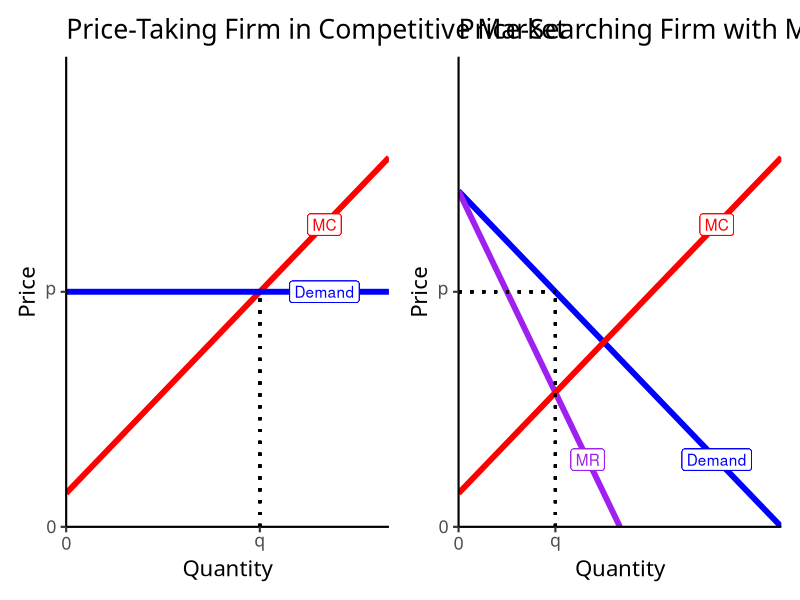
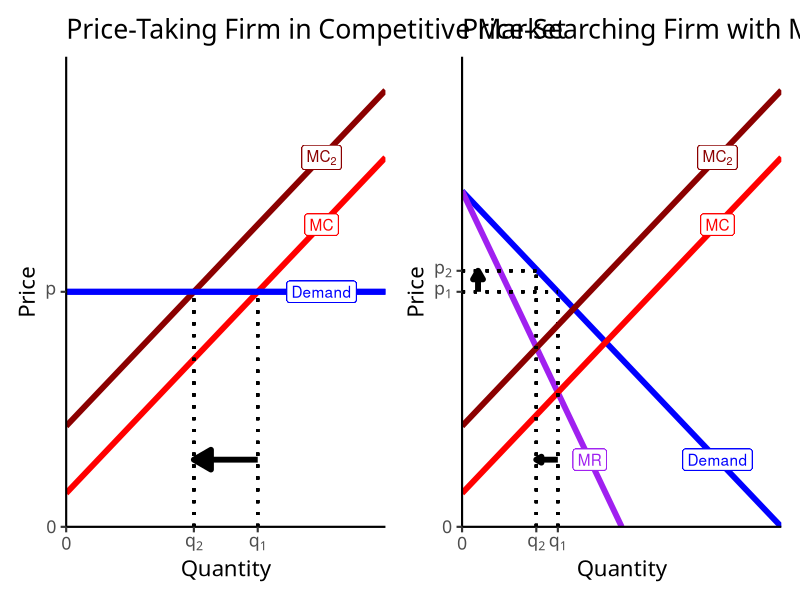
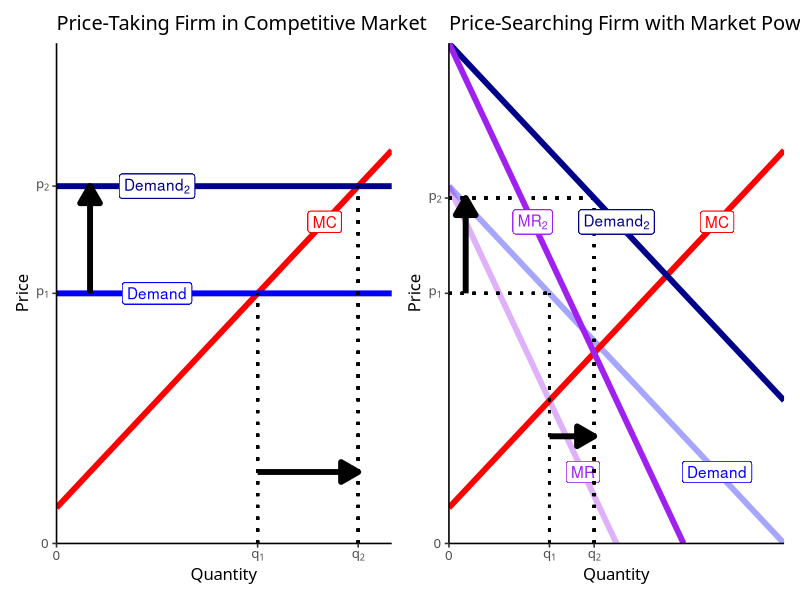
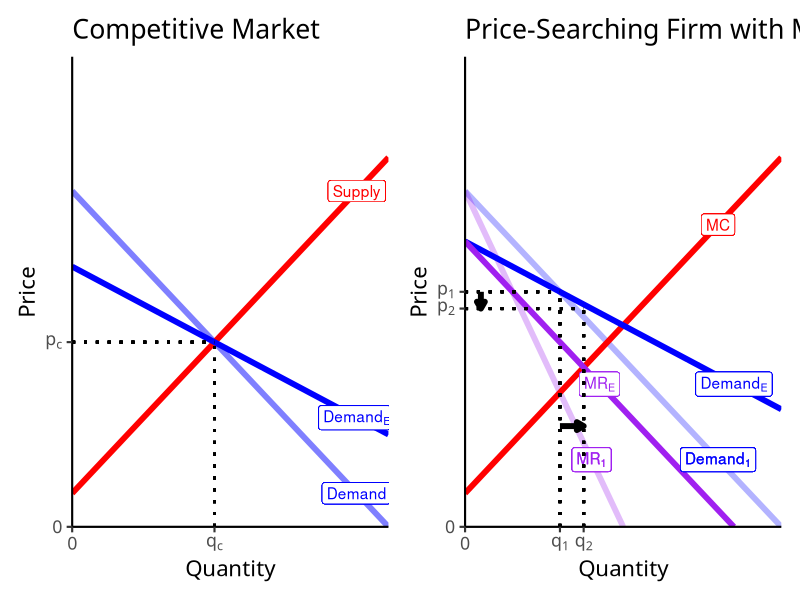

These figures' R source, in order:
## ---- chunk 1
#| echo: false
#| warning: false
#| message: false
library(tidyverse)
library(ggrepel)
knitr::opts_chunk$set(message = F,
                      warning = F,
                      echo = F,
                      fig.retina = 3,
                      fig.align = "center")
## ---- chunk 2
demand_1=function(x){10-x}
mr_1=function(x){10-2*x}

demand_2=function(x){16-x}
mr_2=function(x){16-2*x}

mc_m=function(x){x+1}
mc_c=function(x){2*x+1}

pc<-ggplot(data=tibble(x=1:10), aes(x=x))+
  stat_function(fun=mc_m, geom="line", size=2, color="red")+
  geom_label(x=8,y=mc_m(8), color="red", label=expression(MC))+
  geom_hline(yintercept=7, size = 2, color = "blue")+
  geom_label(x=8,y=7, color="blue", label="Demand")+
  geom_segment(x=6,xend=6, y=0, yend=7, size=1, linetype="dotted")+
  scale_x_continuous(breaks = c(0,6),
                     labels = c(0,expression(q)),
                     limits = c(0,10),
                     expand=c(0,0))+
  scale_y_continuous(breaks = c(0,7),
                     labels = c(0,expression(p)),
                     limits = c(0,14),
                     expand=c(0,0))+
  theme_classic(base_family = "Fira Sans Condensed", base_size=16)+
  labs(x = "Quantity",
       y = "Price",
       title = "Price-Taking Firm in Competitive Market")

mp<-ggplot(data=tibble(x=1:10), aes(x=x))+
  stat_function(fun=demand_1, geom="line", size=2, color="blue")+
  stat_function(fun=mr_1, geom="line", size=2, color="purple")+
  stat_function(fun=mc_m, geom="line", size=2, color="red")+
  #stat_function(fun=mc_c, geom="line", size=2, color="red")+

  
  geom_label(x=8,y=demand_1(8), color="blue", label="Demand")+
  geom_label(x=4,y=mr_1(4), color="purple", label=expression(MR))+
  geom_label(x=8,y=mc_m(8), color="red", label=expression(MC))+
  #geom_label(x=4,y=mc_c(4), color="red", label=expression(MC[c]))+
  
  geom_segment(x=3,xend=3, y=0, yend=7, size=1, linetype="dotted")+
  geom_segment(x=0,xend=3, y=7, yend=7, size=1, linetype="dotted")+

  scale_x_continuous(breaks = c(0,3),
                     labels = c(0,expression(q)),
                     limits = c(0,10),
                     expand=c(0,0))+
  scale_y_continuous(breaks = c(0,7),
                     labels = c(0,expression(p)),
                     limits = c(0,14),
                     expand=c(0,0))+
  theme_classic(base_family = "Fira Sans Condensed", base_size=16)+
  labs(x = "Quantity",
       y = "Price",
       title = "Price-Searching Firm with Market Power")

library(patchwork)
pc | mp
## ---- chunk 3
mc_m2=function(x){x+1+2}
mc_c=function(x){2*x+1}

pc2 <- pc +
  stat_function(fun=mc_m2, geom="line", size=2, color="darkred")+
  geom_label(x=8,y=mc_m2(8), color="darkred", label=expression(MC[2]))+
  geom_hline(yintercept=7, size = 2, color = "blue")+
  geom_label(x=8,y=7, color="blue", label="Demand")+
  geom_segment(x=4,xend=4, y=0, yend=7, size=1, linetype="dotted")+
  
  annotate("segment", x = 6, xend = 4, y = 2, yend = 2, colour = "black", size=2, alpha=1, arrow=arrow(length=unit(0.5,"cm"), ends="last", type="closed"))+

  scale_x_continuous(breaks = c(0,4,6),
                     labels = c(0,expression(q[2]),expression(q[1])),
                     limits = c(0,10),
                     expand=c(0,0))+
  scale_y_continuous(breaks = c(0,7),
                     labels = c(0,expression(p)),
                     limits = c(0,14),
                     expand=c(0,0))

mp2<-mp+
  stat_function(fun=mc_m2, geom="line", size=2, color="darkred")+
  geom_label(x=8,y=mc_m2(8), color="darkred", label=expression(MC[2]))+
  geom_segment(x=2.325, xend=2.325, y=0, yend=7.625, size=1, linetype="dotted")+
  geom_segment(x=0, xend=2.325, y=7.625, yend=7.625, size=1, linetype="dotted")+
  
  annotate("segment", x = 3, xend = 2.325, y = 2, yend = 2, colour = "black", size=2, alpha=1, arrow=arrow(length=unit(0.15,"cm"), ends="last", type="closed"))+
  annotate("segment", x = 0.5, xend = 0.5, y = 7, yend = 7.625, colour = "black", size=2, alpha=1, arrow=arrow(length=unit(0.25,"cm"), ends="last", type="closed"))+
  
  scale_x_continuous(breaks = c(0,2.325,3),
                     labels = c(0,expression(q[2]),expression(q[1])),
                     limits = c(0,10),
                     expand=c(0,0))+
  scale_y_continuous(breaks = c(0,7,7.625),
                     labels = c(0,expression(p[1]),expression(p[2])),
                     limits = c(0,14),
                     expand=c(0,0))

pc2 | mp2
## ---- chunk 4
demand_3=function(x){14-x}
mr_3=function(x){14-2*x}

l <- ggplot(data=tibble(x=1:10), aes(x=x))+
  stat_function(fun=mc_m, geom="line", size=2, color="red")+
  geom_label(x=8,y=mc_m(8), color="red", label=expression(MC))+
  geom_hline(yintercept=7, size = 2, color = "blue")+
  geom_label(x=3,y=7, color="blue", label="Demand")+
  geom_segment(x=6,xend=6, y=0, yend=7, size=1, linetype="dotted")+
  geom_hline(yintercept = 10, size = 2, color = "darkblue")+
  geom_label(x=3,y=10, color="darkblue", label=expression(Demand[2]))+
  geom_segment(x=9,xend=9, y=0, yend=10, size=1, linetype="dotted")+
  
  annotate("segment", x = 6, xend = 9, y = 2, yend = 2, colour = "black", size=2, alpha=1, arrow=arrow(length=unit(0.5,"cm"), ends="last", type="closed"))+
  annotate("segment", x = 1, xend = 1, y = 7, yend = 10, colour = "black", size=2, alpha=1, arrow=arrow(length=unit(0.5,"cm"), ends="last", type="closed"))+

    scale_x_continuous(breaks = c(0,6,9),
                     labels = c(0,expression(q[1]),expression(q[2])),
                     limits = c(0,10),
                     expand=c(0,0))+
  scale_y_continuous(breaks = c(0,7,10),
                     labels = c(0,expression(p[1]),expression(p[2])),
                     limits = c(0,14),
                     expand=c(0,0))+
  theme_classic(base_family = "Fira Sans Condensed", base_size=12)+
  labs(x = "Quantity",
       y = "Price",
       title = "Price-Taking Firm in Competitive Market")

r <- ggplot(data=tibble(x=1:10), aes(x=x))+
  stat_function(fun=demand_1, geom="line", size=2, color="blue", alpha = 0.35)+
  stat_function(fun=mr_1, geom="line", size=2, color="purple", alpha = 0.35)+
  stat_function(fun=mc_m, geom="line", size=2, color="red")+
  #stat_function(fun=mc_c, geom="line", size=2, color="red")+

  
  geom_label(x=8,y=demand_1(8), color="blue", label="Demand")+
  geom_label(x=4,y=mr_1(4), color="purple", label=expression(MR))+
  geom_label(x=8,y=mc_m(8), color="red", label=expression(MC))+
  #geom_label(x=4,y=mc_c(4), color="red", label=expression(MC[c]))+
  
  geom_segment(x=3,xend=3, y=0, yend=7, size=1, linetype="dotted")+
  geom_segment(x=0,xend=3, y=7, yend=7, size=1, linetype="dotted")+

  geom_segment(x=4.333,xend=4.333, y=0, yend=demand_3(4.333), size=1, linetype="dotted")+
  geom_segment(x=0,xend=4.333, y=demand_3(4.333), yend=demand_3(4.333), size=1, linetype="dotted")+

  stat_function(fun=demand_3, geom="line", size=2, color="darkblue")+
  geom_label(x=5,y=demand_3(5), color="darkblue", label=expression(Demand[2]))+
  stat_function(fun=mr_3, geom="line", size=2, color="purple")+
  geom_label(x=2.5,y=mr_3(2.5), color="purple", label=expression(MR[2]))+

  annotate("segment", x = 3, xend = 4.333, y = 3, yend = 3, colour = "black", size=2, alpha=1, arrow=arrow(length=unit(0.5,"cm"), ends="last", type="closed"))+
  annotate("segment", x = 0.5, xend = 0.5, y = 7, yend = demand_3(4.333), colour = "black", size=2, alpha=1, arrow=arrow(length=unit(0.5,"cm"), ends="last", type="closed"))+

  scale_x_continuous(breaks = c(0,3,4.333),
                     labels = c(0,expression(q[1]),expression(q[2])),
                     limits = c(0,10),
                     expand=c(0,0))+
  scale_y_continuous(breaks = c(0,7,demand_3(4.333)),
                     labels = c(0,expression(p[1]),expression(p[2])),
                     limits = c(0,14),
                     expand=c(0,0))+
  theme_classic(base_family = "Fira Sans Condensed", base_size=12)+
  labs(x = "Quantity",
       y = "Price",
       title = "Price-Searching Firm with Market Power")

l | r 
## ---- chunk 5
demand_cr=function(x){7.75-0.5*x}

l2<- ggplot(data=tibble(x=1:10), aes(x=x))+
  stat_function(fun=demand_1, geom="line", size=2, color="blue", alpha =0.5)+
    geom_label(x=9,y=demand_1(9), color="blue", label="Demand")+
    stat_function(fun=mc_m, geom="line", size=2, color="red")+
    geom_label(x=9,y=mc_m(9), color="red", label="Supply")+
    stat_function(fun=demand_cr, geom="line", size=2, color="blue")+
    geom_label(x=9,y=demand_cr(9), color="blue", label=expression(Demand[E]))+

  geom_segment(x=4.5,xend=4.5, y=0, yend=5.5, size=1, linetype="dotted")+
  geom_segment(x=0,xend=4.5, y=5.5, yend=5.5, size=1, linetype="dotted")+
  scale_x_continuous(breaks = c(0,4.5),
                     labels = c(0,expression(q[c])),
                     limits = c(0,10),
                     expand=c(0,0))+
  scale_y_continuous(breaks = c(0,5.5),
                     labels = c(0,expression(p[c])),
                     limits = c(0,14),
                     expand=c(0,0))+
  theme_classic(base_family = "Fira Sans Condensed", base_size=16)+
  labs(x = "Quantity",
       y = "Price",
       title = "Competitive Market")

demand_r=function(x){8.5-0.5*x}
mr_r=function(x){8.5-1*x}

r2<- ggplot(data=tibble(x=1:10), aes(x=x))+
  stat_function(fun=demand_1, geom="line", size=2, color="blue",alpha=0.3)+
  stat_function(fun=mr_1, geom="line", size=2, color="purple",alpha=0.3)+
  stat_function(fun=mc_m, geom="line", size=2, color="red")+

  stat_function(fun=demand_r, geom="line", size=2, color="blue")+
  stat_function(fun=mr_r, geom="line", size=2, color="purple")+

  
  geom_label(x=8,y=demand_1(8), color="blue", label=expression(Demand[1]), alpha=0.3)+
  geom_label(x=4,y=mr_1(4), color="purple", label=expression(MR[1]), alpha=0.3)+
  geom_label(x=8,y=mc_m(8), color="red", label=expression(MC))+

  geom_label(x=8.5,y=demand_r(8.5), color="blue", label=expression(Demand[E]))+
  geom_label(x=4.25,y=mr_r(4.25), color="purple", label=expression(MR[E]))+

  
  geom_segment(x=3,xend=3, y=0, yend=7, size=1, linetype="dotted")+
  geom_segment(x=0,xend=3, y=7, yend=7, size=1, linetype="dotted")+

  geom_segment(x=3.75,xend=3.75, y=0, yend=6.5, size=1, linetype="dotted")+
  geom_segment(x=0,xend=3.75, y=6.5, yend=6.5, size=1, linetype="dotted")+

  annotate("segment", x = 3, xend = 3.75, y = 3, yend = 3, colour = "black", size=2, alpha=1, arrow=arrow(length=unit(0.2,"cm"), ends="last", type="closed"))+
  annotate("segment", x = 0.5, xend = 0.5, y = 7, yend = 6.5, colour = "black", size=2, alpha=1, arrow=arrow(length=unit(0.2,"cm"), ends="last", type="closed"))+

  scale_x_continuous(breaks = c(0,3,3.75),
                     labels = c(0,expression(q[1]), expression(q[2])),
                     limits = c(0,10),
                     expand=c(0,0))+
  scale_y_continuous(breaks = c(0,6.5,7),
                     labels = c(0,expression(p[2]), expression(p[1])),
                     limits = c(0,14),
                     expand=c(0,0))+
  theme_classic(base_family = "Fira Sans Condensed", base_size=16)+
  labs(x = "Quantity",
       y = "Price",
       title = "Price-Searching Firm with Market Power")

l2 | r2
